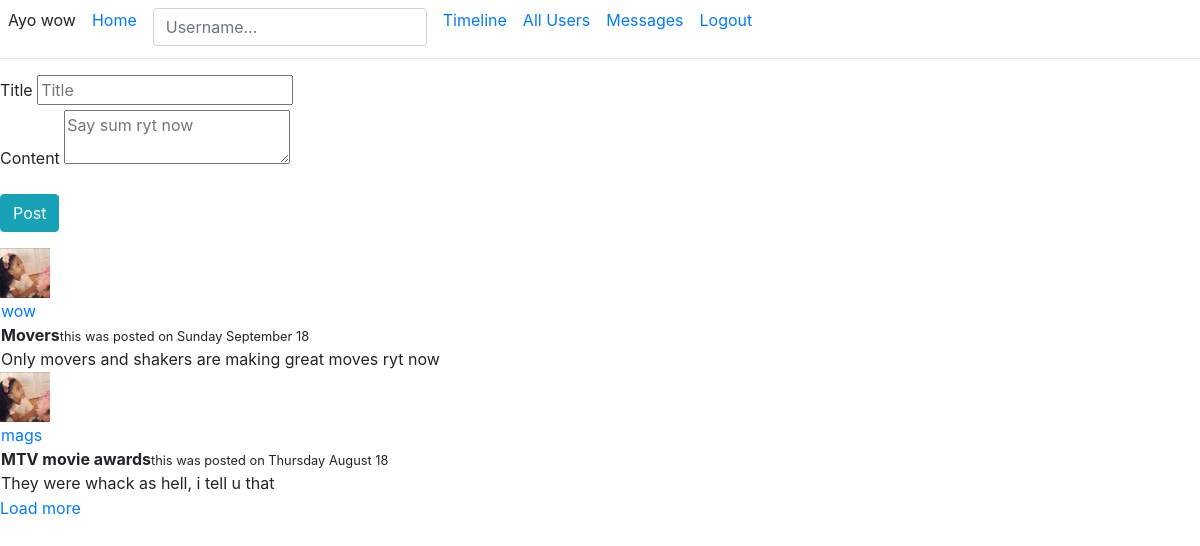
The app's page /index (signed in) with its own data.
### chi/models.py (models this page shows, shortened)
class PaginatedAPIMixin (object):
	@staticmethod
	def to_dict_collection(query, page, per_page, endpoint, **kwargs):
		resources = query.paginate(page, per_page, False)
		data = {
			"users" : [item.py_dict() for item in resources.items],
			"meta_data" : {
				"page" : page,
				"per_page" : per_page,
				"total_pages" : resources.pages,
				"number_of_items" : resources.total
			},
			"_links" : {
				"self_url" : url_for(endpoint, page=page, per_page=per_page, **kwargs),
				"next_page" : url_for(endpoint, page=page + 1, per_page=per_page, **kwargs) if resources.has_next else None,
				"previous_page" : url_for(endpoint, page=page, per_page=per_page, **kwargs) if resources.has_prev else None
			}
		}
		return data

class User(PaginatedAPIMixin, db.Model, UserMixin):
	id = db.Column(db.Integer, primary_key=True)
	username = db.Column(db.String(50), index=True, unique=True, nullable=False)
	email = db.Column(db.String(60), index=True, unique=True, nullable=False)
	password = db.Column(db.String(130), nullable=False)
	account_date = db.Column(db.DateTime, default=datetime.utcnow)
	profile_pic = db.Column(db.String(25), default='profile.png')
	last_seen = db.Column(db.DateTime, default=datetime.utcnow)
	about_me = db.Column(db.String(200), nullable=True)
	posts = db.relationship('Post', backref='author', lazy='dynamic')
	messages = db.relationship('Messages', backref='sender', lazy='dynamic')
	followed_user = db.relationship ('User', secondary=followers,
			primaryjoin=(followers.c.follower_id == id),
			secondaryjoin=(followers.c.followed_user_id == id),
			backref=db.backref('followers', lazy='dynamic'), lazy='dynamic')
	def followed_user_posts(self):
		followed_posts = Post.query.join(followers,
				(followers.c.followed_user_id == Post.user_id)).filter(followers.c.follower_id == self.id)
		user_posts = Post.query.filter_by(user_id=self.id)
		return followed_posts.union(user_posts).order_by(Post.date_posted.desc())
	""" Registering the user to the database """

class Post(db.Model):
	id = db.Column(db.Integer, primary_key=True)
	title = db.Column(db.String(100), nullable=False)
	body = db.Column(db.Text, nullable=False)
	user_id = db.Column(db.Integer, db.ForeignKey('user.id'), nullable=False)
	date_posted = db.Column(db.DateTime, index=True, nullable=False, default=datetime.utcnow)

### chi/main/routes.py (the view, shortened to what this page needs)
@home.route('/')
@home.route('/index', methods=['POST', 'GET'])
@login_required
def main():
	title = 'Home'
	form = PostForm()
	page = request.args.get('page', 1, type=int)
	posts = current_user.followed_user_posts().paginate(page, current_app.config['POSTS_PER_PAGE'], False)
	other_posts = url_for('home.main', page=posts.next_num) if posts.has_next else None
	previous_posts = url_for('home.main', page=posts.prev_num) if posts.has_prev else None
	return render_template('main/home.html', posts=posts.items, title=title, form=form, other_posts=other_posts, previous_posts=previous_posts)

### chi/users/forms.py
class PostForm (FlaskForm):
	title = StringField ('Title', validators=[DataRequired(), Length(max=100)])
	body = TextAreaField ('Content', validators=[DataRequired(), Length(min=2, max=250)])
	submit = SubmitField ('Post')

### chi/models.py (called while the page is built)
@login.user_loader
def load_user(id):
	return User.query.get(int(id))

### chi/templates/main/home.html (shortened to what this page needs)
{% extends "base.html" %}
{% block content %}
	{% if form %}
		<form action="" method="POST" class="form-group">
			<div>
				{{ form.title.label }}
				{{ form.title(placeholder='Title' ) }}
			</div>
			<div class="form-group">
				{{ form.body.label }}
				{{ form.body(placeholder='Say sum ryt now') }}
			</div>
			{{ form.submit(class='btn btn-info') }}
		</form>
	{% endif %}
	{% for post in posts %}
		{% include 'includes/_posts.html' %}
	{% endfor %}
	{% if other_posts %}
		<a href="{{ other_posts }}">Load more</a>
	{% endif %}
{% endblock %}

### chi/templates/base.html (shortened to what this page needs)
<!DOCTYPE html>
<html lang="en">
<head>
    <link rel="stylesheet" type="text/css" href="{{ url_for('static', filename='css/bootstrap.min.css')}}">
</head>
<body>
	<div class="mines-nav">
		{% if current_user.is_anonymous %}
			<div>Google: <a href="/index">Login</a></div>
		{% else %}
			<div style="display: flex; flex-direction: row;">
				<span class="m-2">Ayo {{ current_user.username }}</span>
				<a href="{{ url_for ( 'home.main' ) }}" class="m-2">Home</a>
				<div class="m-search-box m-2">
					<input type="text" class="search-username form-control" name="username" placeholder="Username..." id="userFind">
				</div>
			<a href=" {{ url_for ( 'user.timeline', username=current_user.username ) }} " class="m-2">Timeline</a>
			<a href=" {{ url_for ( 'user.allusers' ) }} " class="m-2">All Users</a>
			<a href=" {{ url_for ( 'chat.message', reciever=current_user.username ) }} " class="m-2">Messages</a>
			<a href=" {{ url_for ( 'user.logout' ) }} " class="m-2 pull-left">Logout</a>
			</div>
		{% endif %}
		<hr class="mt-1">
	</div>
	{% block content %}{% endblock %}
</body>
</html>

### chi/templates/includes/_posts.html
<table>
	<tr>
		<img src="{{ url_for('static', filename='profilePics/profile.PNG' ) }}" style="width: 50px; height: 50px;">
	</tr>
	<td>
		<a href="{{ url_for ('user.timeline', username=post.author.username) }}">{{ post.author.username }}</a>
		<br>
		<span><strong>{{ post.title }}</strong><small>this was posted on {{ post.date_posted.strftime('%A %B %y') }}</small></span>
		<br>
		{{ post.body }}
	</td>
</table>

### records on screen
User: username "wow"
Post: author.username "wow", title "Movers", date_posted "Sunday September 18", body "Only movers and shakers are making great moves ryt now"
Post: author.username "mags", title "MTV movie awards", date_posted "Thursday August 18", body "They were whack as hell, i tell u that"
